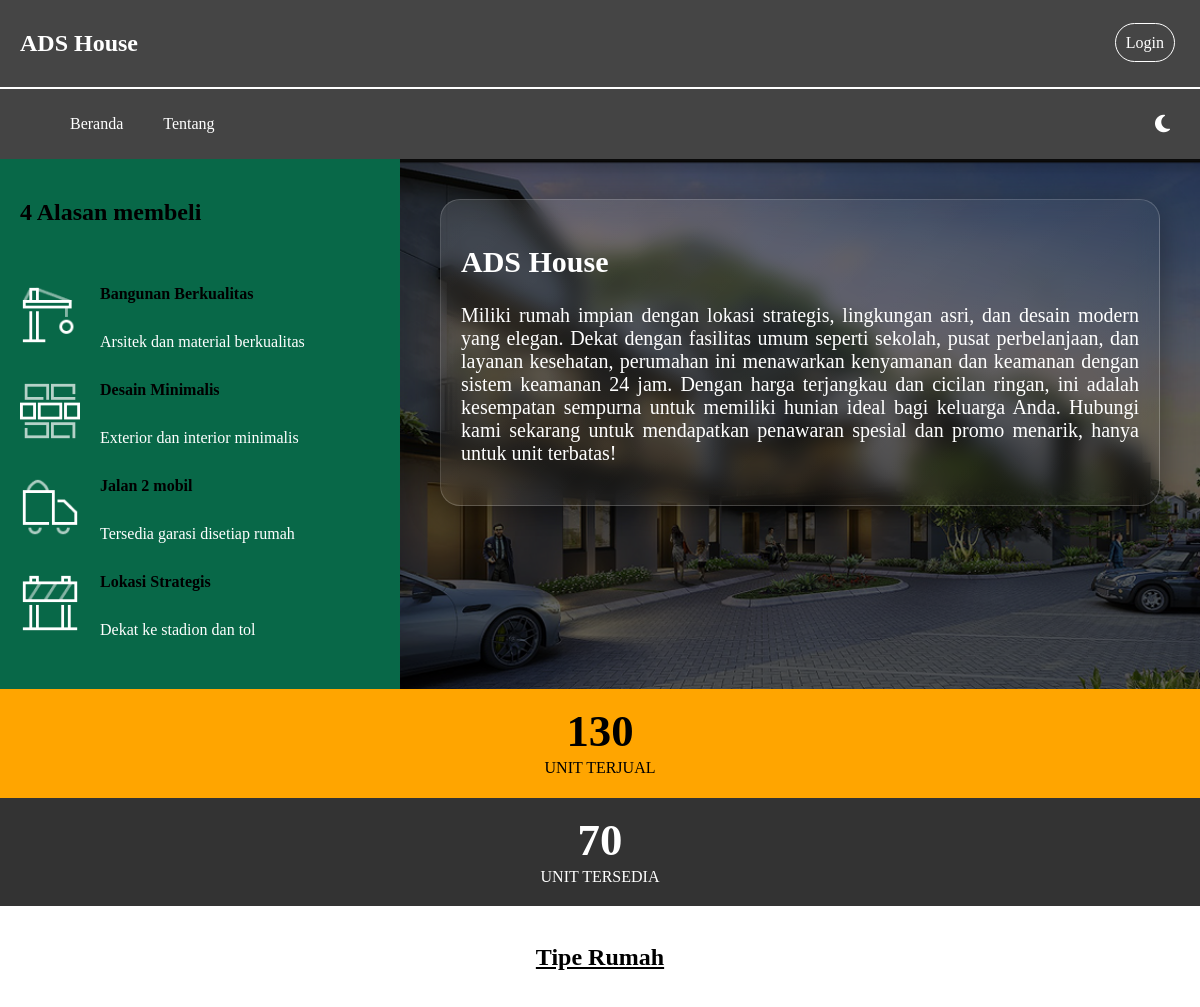
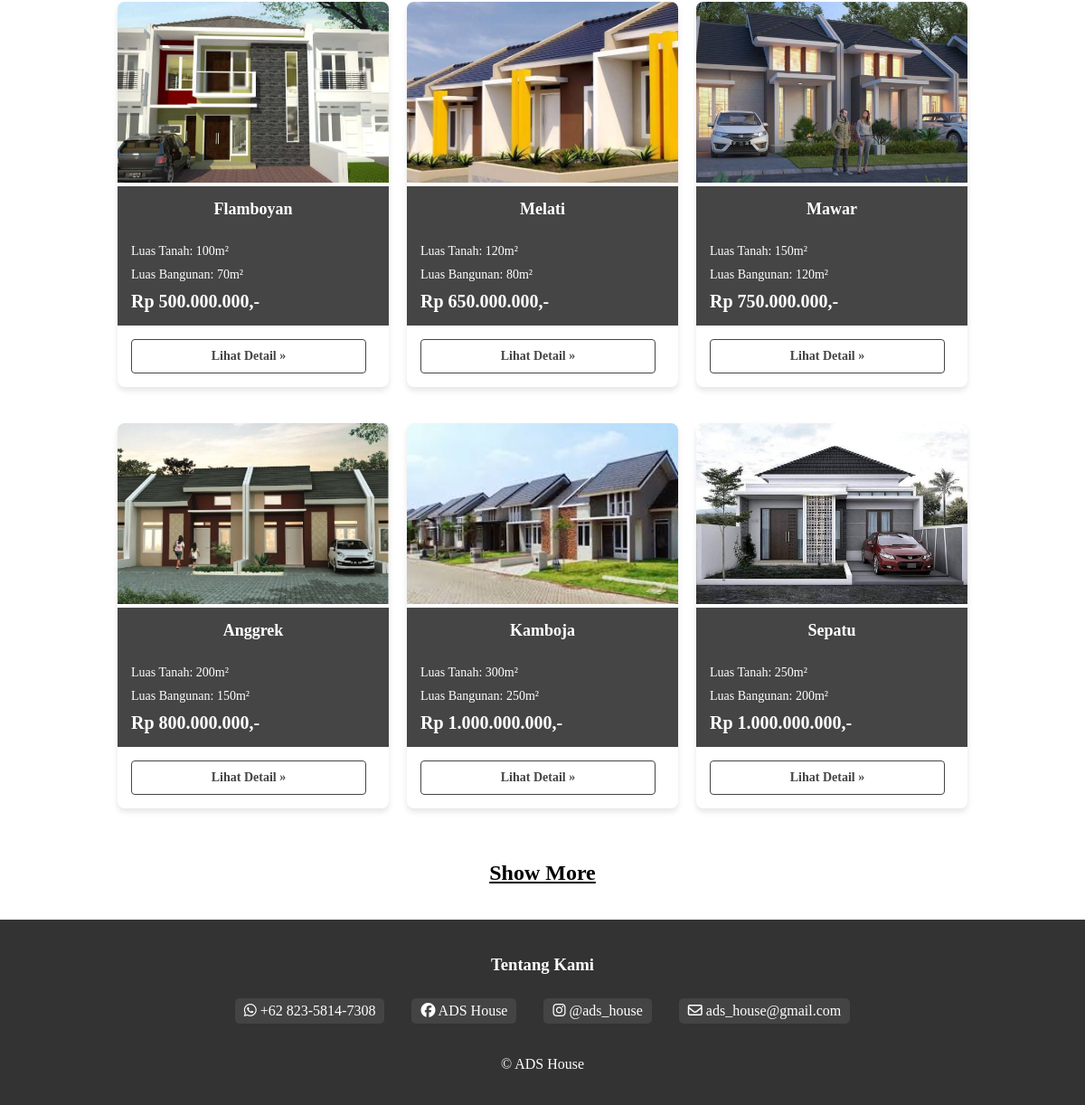
The page / on the database its author committed (2 pictures, top to bottom).
### tables this page shows
CREATE TABLE `unit_rumah` (
  `id_rumah` int(11) NOT NULL,
  `gambar` varchar(255) NOT NULL,
  `tipe` varchar(255) NOT NULL,
  `luas_tanah` varchar(255) NOT NULL,
  `luas_bangunan` varchar(255) NOT NULL,
  `deskripsi` text NOT NULL,
  `harga` double NOT NULL
);

### index.php (the view, shortened to what this page needs)
<!DOCTYPE html>
<html lang="id">
<head>
    <link rel="stylesheet" href="style.css">
    <link rel="stylesheet" href="https://cdnjs.cloudflare.com/ajax/libs/font-awesome/6.6.0/css/all.min.css"
 />
</head>
<body>
    <header>
        <div class="header_web">
            <h2>ADS House</h2>
            <ul class="nav-right">
                <?php if (isset($_SESSION['logged_in'])): ?>
                    <li><a href="logout.php" id="logoutLink">Logout</a></li>
                <?php else: ?>
                    <li><a href="login.php" id="login">Login</a></li>
                <?php endif; ?>
            </ul>
        </div>
        <nav class="navbar">
            <ul class="nav-links">
                <li><a href="index.php">Beranda</a></li>
                <li><a href="tentang.html" id="tentang-link">Tentang</a></li>
            </ul>
            <div class="dark-mode-toggle" id="dark-mode-toggle">
                <i id="dark-mode-icon" class="fas fa-moon" style="font-size: 20px;"></i>
            </div>
        </nav>
    </header>
    <div class="main-content">
        <aside class="sidebar">
            <h2>4 Alasan membeli</h2><br>
            <div class="isisidebar">
                <img src="aset/logo1.webp" alt="logo1">
                <div>
                    <h4>Bangunan Berkualitas</h4>
                    <p>Arsitek dan material berkualitas</p>
                </div>
            </div>
            <div class="isisidebar">
                <img src="aset/logo2.webp" alt="logo2">
                <span>
                    <h4>Desain Minimalis</h4>
                    <p>Exterior dan interior minimalis</p>
                </span>
            </div>
            <div class="isisidebar">
                <img src="aset/logo3.png" alt="logo3">
                <span>
                    <h4>Jalan 2 mobil</h4>
                    <p>Tersedia garasi disetiap rumah</p>
                </span>
            </div>
            <div class="isisidebar">
                <img src="aset/logo4.png" alt="logo4">
                <span>
                    <h4>Lokasi Strategis</h4>
                    <p>Dekat ke stadion dan tol</p>
                </span>
        </aside>
        <main class="content">
            <div class="glass container">
                <h2>ADS House</h2>
                <p>
                    Miliki rumah impian dengan lokasi strategis, lingkungan asri,
                    dan desain modern yang elegan. Dekat dengan fasilitas umum seperti sekolah, pusat perbelanjaan,
                    dan layanan kesehatan, perumahan ini menawarkan kenyamanan dan keamanan dengan sistem keamanan 24
                    jam.
                    Dengan harga terjangkau dan cicilan ringan, ini adalah kesempatan sempurna untuk memiliki hunian
                    ideal bagi keluarga Anda.
                    Hubungi kami sekarang untuk mendapatkan penawaran spesial dan promo menarik, hanya untuk unit
                    terbatas!
                </p>
            </div>
        </main>
    </div>
    <div class="box terjual">
        <div class="angka">130</div>
        <div class="label">Unit Terjual</div>
    </div>
    <div class="box tersedia">
        <div class="angka">70</div>
        <div class="label">Unit Tersedia</div>
    </div>
    <br>
    <div class="judul">
        <h2 align="center"><u>Tipe Rumah</u></h2>
    </div><br>
    <div class="listings-container">
        <?php
        require 'koneksi.php';
        $sql = "SELECT * FROM unit_rumah";
        $result = $koneksi->query($sql);
        if ($result->num_rows > 0) {
            while ($row = $result->fetch_assoc()) {
                $gambar = htmlspecialchars($row['gambar']);
                $tipe = htmlspecialchars($row['tipe']);
                $luas_tanah = $row['luas_tanah'];
                $luas_bangunan = $row['luas_bangunan'];
                $harga = number_format($row['harga'], 0, ',', '.');
                echo '
                <div class="listing-card">
                    <img src="unit/gambar/' . $gambar . '" alt="' . $tipe . '" class="listing-image">
                    <div class="listing-details">
                        <h2 class="listing-title" align="center">' . $tipe . '</h2><br>
                        <p class="listing-location">Luas Tanah: ' . $luas_tanah . 'm²</p>
                        <p class="listing-location">Luas Bangunan: ' . $luas_bangunan . 'm²</p>
                        <p class="listing-price">Rp ' . $harga . ',-</p>
                    </div>
                    <div class="listing-buttons">
                        <a href="detail.php?id_rumah=' . $row['id_rumah'] . '" class="btn btn-detail">Lihat Detail »</a>
                    </div>
                </div>';
            }
        } else {
            echo "Tidak ada data";
        }
        ?>
    </div>
    <br>
    <div class="judul">
        <h2 align="center"><u>Show More</u></h2>
    </div><br>
    <footer class="footer">
        <div class="kontak-info">
            <h3>Tentang Kami</h3>
            <ul>
                <li><i class="fa-brands fa-whatsapp"></i> +62 823-5814-7308</li>
                <li><i class="fa-brands fa-facebook"></i> ADS House</li>
                <li><i class="fa-brands fa-instagram"></i> @ads_house</li>
                <li><i class="fa-regular fa-envelope"></i> ads_house@gmail.com</li>
            </ul>
        </div>
        <p>&copy; ADS House</p>
    </footer>
</body>
</html>

### rows shown on the page
unit_rumah: gambar+tipe (picture), tipe "Flamboyan", luas_tanah "100", luas_bangunan "70", harga "500.000.000"
unit_rumah: gambar (picture), tipe "Melati", luas_tanah "120", luas_bangunan "80", harga "650.000.000"
unit_rumah: gambar (picture), tipe "Mawar", luas_tanah "150", luas_bangunan "120", harga "750.000.000"
unit_rumah: gambar (picture), tipe "Anggrek", luas_tanah "200", luas_bangunan "150", harga "800.000.000"
unit_rumah: gambar (picture), tipe "Kamboja", luas_tanah "300", luas_bangunan "250", harga "1.000.000.000"
unit_rumah: gambar (picture), tipe "Sepatu", luas_tanah "250", luas_bangunan "200", harga "1.000.000.000"
